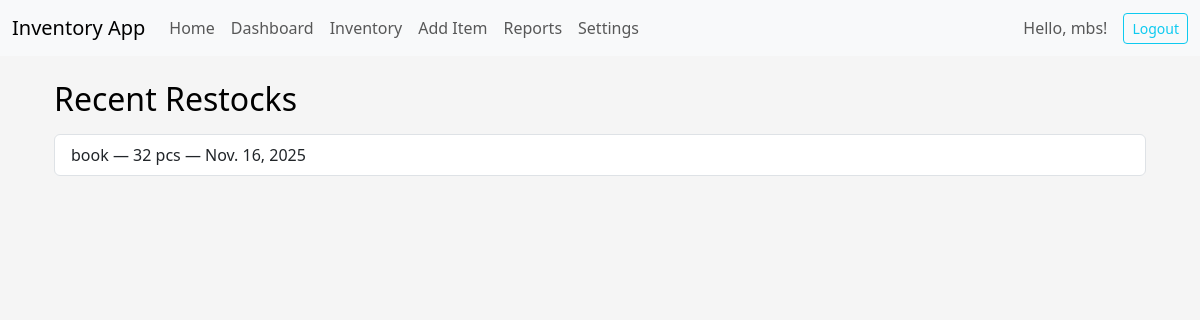
Page /restocks/ (signed in) on the earlier database version.
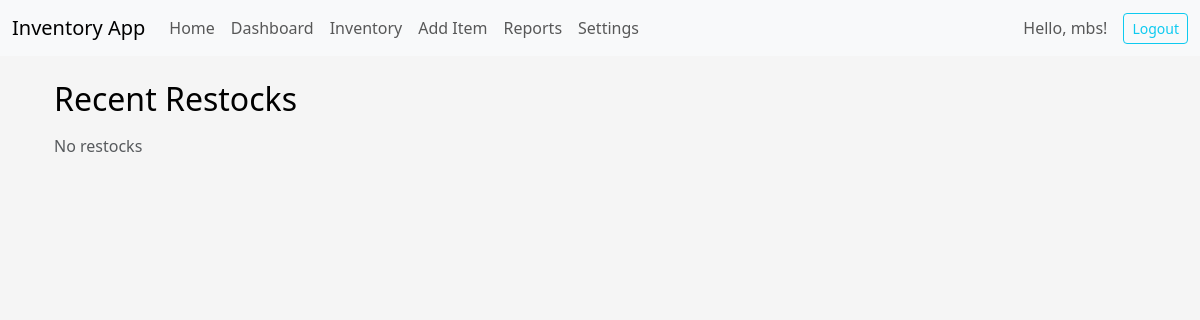
Same page on the later database version.
### core/models.py (models this page shows, shortened)
class RestockRecord(models.Model):
    item = models.ForeignKey(Item, on_delete=models.CASCADE)
    quantity_added = models.PositiveIntegerField()
    date = models.DateField(auto_now_add=True)

class Item(models.Model):
    name = models.CharField(max_length=255)
    sku = models.CharField(max_length=100, unique=True)
    quantity = models.PositiveIntegerField()
    price = models.DecimalField(max_digits=10, decimal_places=2)
    image = models.ImageField(upload_to="items/", blank=True, null=True)
    last_restock_date = models.DateField(auto_now=True)
    expiration_date = models.DateField(blank=True, null=True)

### core/views.py (the view)
# urls.py: path("restocks/", views.recent_restocks, name="restocks"),
@login_required
def recent_restocks(request):
    restocks = RestockRecord.objects.order_by("-date")
    return render(request, "restocks.html", {"restocks": restocks})

### core/context_processors.py (called while the page is built)
def theme_settings(request):
    settings = AppSettings.objects.first()
    return {"settings": settings}

### core/templates/restocks.html
{% extends 'base.html' %}
{% block content %}
<div class="container mt-4">
    <h2>Recent Restocks</h2>
    <ul class="list-group mt-3">
        {% for r in restocks %}
        <li class="list-group-item">
            {{ r.item.name }} — {{ r.quantity_added }} pcs — {{ r.date }}
        </li>
        {% empty %}
        <p class="text-muted">No restocks</p>
        {% endfor %}
    </ul>
</div>
{% endblock %}

Differences in the rows shown:
removed RestockRecord: item.name "book", quantity_added "32", date "Nov. 16, 2025"
Other differences:
text now shown: "No restocks"
